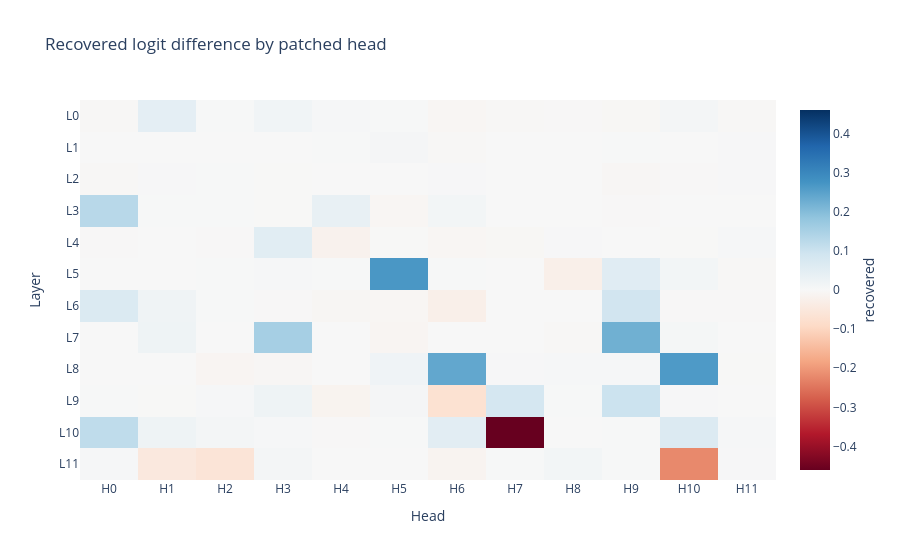

Source (notebook cell):
### Code cell
# The scores straddle zero, so plot_sweep centers a diverging scale on it: a head
# with no effect is drawn in the neutral color rather than shaded as if it had a sign.
fig = plot_sweep(recovered, title="Recovered logit difference by patched head")
save_figure(fig, f"{OUTPUT_DIR}/plots/recovered_heads.png")
fig

### Figure 1 — Plotly figure (JSON) as saved in the notebook; plotly's stock layout.template omitted (floating-point values rounded to 4 significant figures; data arrays with more than 128 entries replaced by an {"elided": "..."} marker saying what was removed)
{"data": [{"colorbar": {"title": {"side": "right", "text": "recovered"}}, "colorscale": [[0.0, "rgb(103,0,31)"], [0.1, "rgb(178,24,43)"], [0.2, "rgb(214,96,77)"], [0.3, "rgb(244,165,130)"], [0.4, "rgb(253,219,199)"], [0.5, "rgb(247,247,247)"], [0.6, "rgb(209,229,240)"], [0.7, "rgb(146,197,222)"], [0.8, "rgb(67,147,195)"], [0.9, "rgb(33,102,172)"], [1.0, "rgb(5,48,97)"]], "type": "heatmap", "x": ["H0", "H1", "H2", "H3", "H4", "H5", "H6", "H7", "H8", "H9", "H10", "H11"], "y": ["L0", "L1", "L2", "L3", "L4", "L5", "L6", "L7", "L8", "L9", "L10", "L11"], "z": {"elided": "12x12 float values"}, "zmid": 0.0}], "layout": {"title": {"text": "Recovered logit difference by patched head"}, "xaxis": {"title": {"text": "Head"}}, "yaxis": {"autorange": "reversed", "title": {"text": "Layer"}}}}
